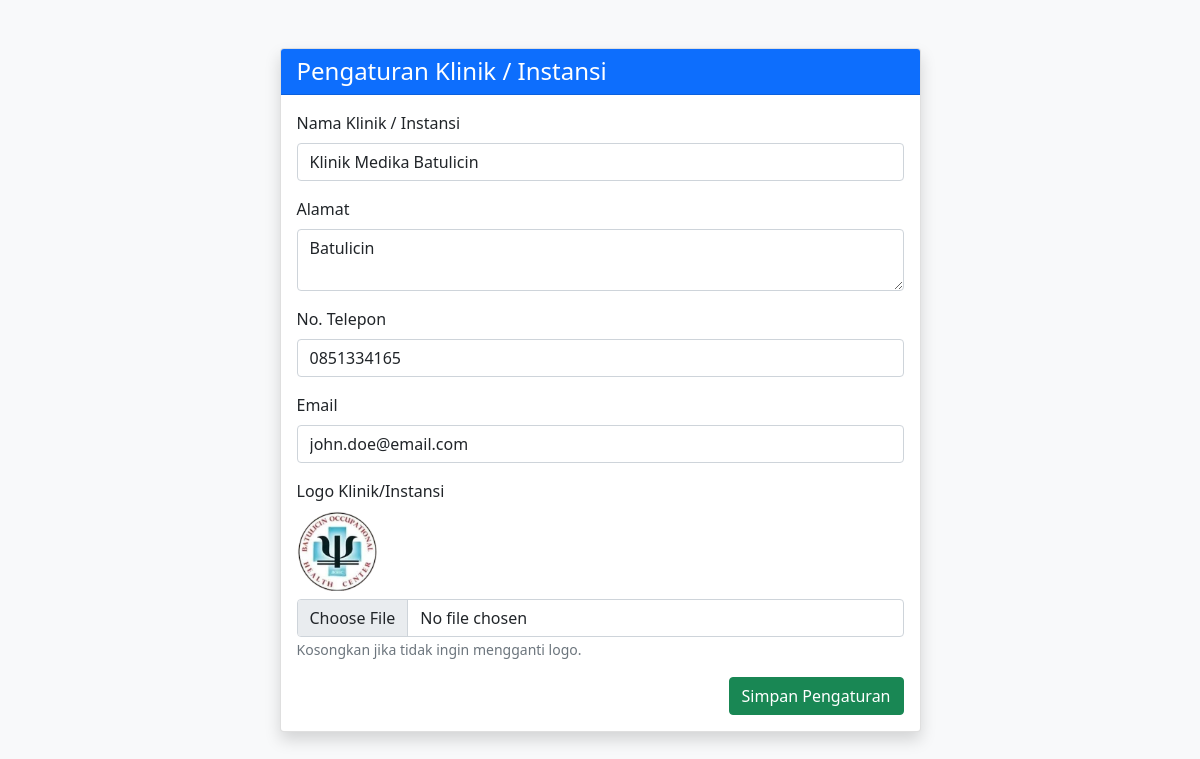
/pengaturan.php, run on the app's committed database.
### tables this page shows
CREATE TABLE `pengaturan` (
  `id` int(11) NOT NULL,
  `nama_klinik` varchar(100) NOT NULL,
  `alamat` text NOT NULL,
  `no_telp` varchar(30) NOT NULL,
  `email` varchar(100) NOT NULL,
  `logo` varchar(255) DEFAULT NULL
);

### config.php (called while the page is built, shortened)
<?php
class Database {
    private $host = DB_HOST;
    private $user = DB_USER;
    private $pass = DB_PASS;
    private $dbname = DB_NAME;
    private $dbh;
    private $stmt;
    public function __construct() {
        $dsn = 'mysql:host=' . $this->host . ';dbname=' . $this->dbname . ';charset=utf8';
        $options = array(
            PDO::ATTR_PERSISTENT => true,
            PDO::ATTR_ERRMODE => PDO::ERRMODE_EXCEPTION
        );
        try {
            $this->dbh = new PDO($dsn, $this->user, $this->pass, $options);
        } catch (PDOException $e) {
            echo 'Error: ' . $e->getMessage();
        }
    }
    public function query($query) {
        $this->stmt = $this->dbh->prepare($query);
    }
    public function execute() {
        return $this->stmt->execute();
    }
    public function single() {
        $this->execute();
        return $this->stmt->fetch(PDO::FETCH_ASSOC);
    }
}
?>

### pengaturan.php (the view, shortened to what this page needs)
<?php
require_once 'config.php';
$db = new Database();
$db->query("SELECT * FROM pengaturan LIMIT 1");
$pengaturan = $db->single();
?>
<!DOCTYPE html>
<html lang="id">
<head>
    <link href="https://cdn.jsdelivr.net/npm/bootstrap@5.1.3/dist/css/bootstrap.min.css" rel="stylesheet">
</head>
<body class="bg-light">
    <div class="container py-5">
        <div class="row justify-content-center">
            <div class="col-md-7">
                <div class="card shadow">
                    <div class="card-header bg-primary text-white">
                        <h4 class="mb-0">Pengaturan Klinik / Instansi</h4>
                    </div>
                    <div class="card-body">
                        <form method="POST" enctype="multipart/form-data">
                            <div class="mb-3">
                                <label class="form-label">Nama Klinik / Instansi</label>
                                <input type="text" name="nama_klinik" class="form-control" required value="<?= htmlspecialchars($pengaturan['nama_klinik'] ?? '') ?>">
                            </div>
                            <div class="mb-3">
                                <label class="form-label">Alamat</label>
                                <textarea name="alamat" class="form-control" required><?= htmlspecialchars($pengaturan['alamat'] ?? '') ?></textarea>
                            </div>
                            <div class="mb-3">
                                <label class="form-label">No. Telepon</label>
                                <input type="text" name="no_telp" class="form-control" required value="<?= htmlspecialchars($pengaturan['no_telp'] ?? '') ?>">
                            </div>
                            <div class="mb-3">
                                <label class="form-label">Email</label>
                                <input type="email" name="email" class="form-control" required value="<?= htmlspecialchars($pengaturan['email'] ?? '') ?>">
                            </div>
                            <div class="mb-3">
                                <label class="form-label">Logo Klinik/Instansi</label><br>
                                <?php if(!empty($pengaturan['logo']) && file_exists($pengaturan['logo'])): ?>
                                    <img src="<?= $pengaturan['logo'] ?>" alt="Logo" style="max-height:80px;max-width:120px;" class="mb-2"><br>
                                <?php endif; ?>
                                <input type="file" name="logo" class="form-control">
                                <small class="text-muted">Kosongkan jika tidak ingin mengganti logo.</small>
                            </div>
                            <div class="text-end">
                                <button type="submit" class="btn btn-success">Simpan Pengaturan</button>
                            </div>
                        </form>
                    </div>
                </div>
            </div>
        </div>
    </div>
</body>
</html>

### data on the page
pengaturan: nama_klinik "Klinik Medika Batulicin", alamat "Batulicin", no_telp "0851334165", email "john.doe@email.com", logo (picture)
